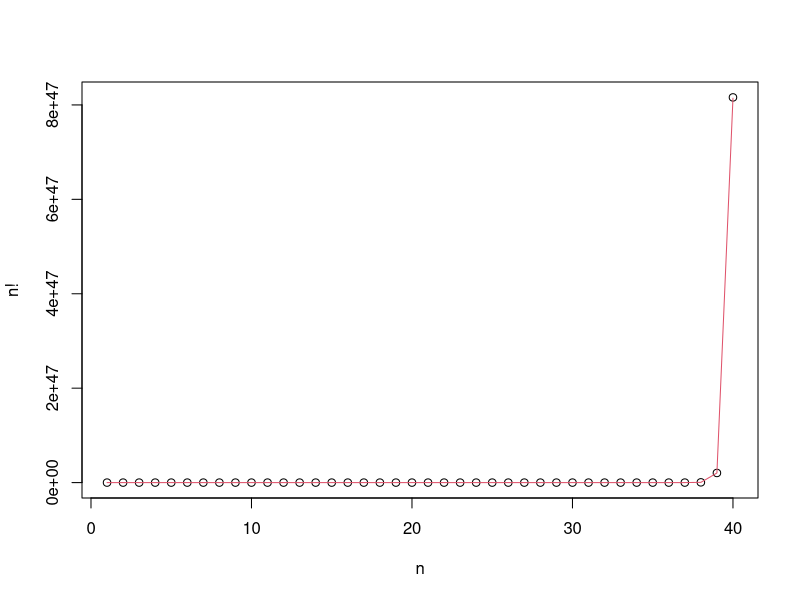
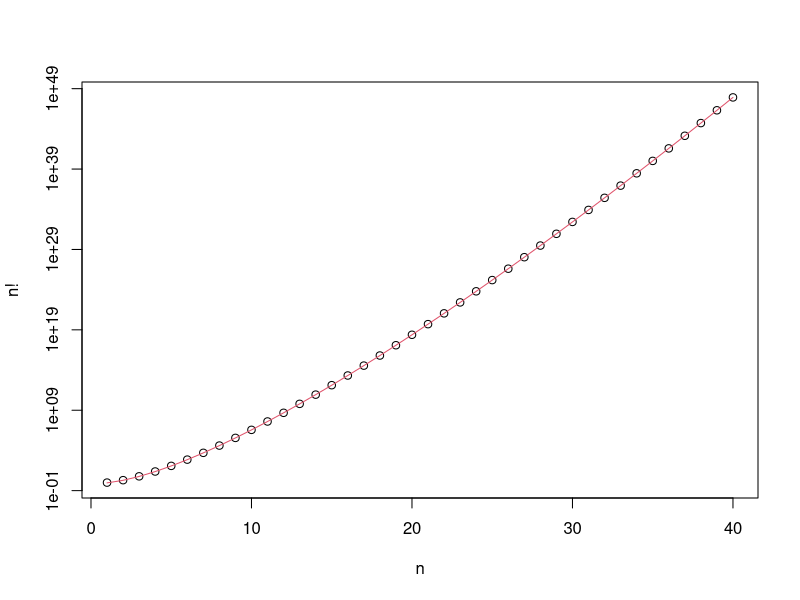

Write R code to recreate these figures, in order.
## R Tutorial
## Part 2: Simple operations and variable assignments

### Exercise 1.1 

## a)

a <- 1:10 # natural numbers 1, 2, ..., 10
b <- 10^(-(1:10)) # take 10 to the power of the vector -1, -2, ..., -10

## b)
d <- a * b

## c)
everyother <- seq(from = 1, to = 9, by = 2) # all 'uneven' indices
d[everyother] <-  0 # change 'd' at all uneven indices to 0

## d)
a+d # print



### Exercise 1.2

## a)

M <- matrix(1:9, ncol = 3) 

## b)

N <- M * M 

## c)

Ninv <- solve(N)

## d)

Ninv %*% N # should be diagonal matrix with entries 1 (which it is, up to rounding)



### Exercise 1.3

nvals <- 1:40 # {1, 2, ..., 40} for the x-axis
n_fact <- factorial(nvals) # apply factorial (!) to nvals componentwise
n_stirling <- sqrt(2*pi*nvals) * (nvals / exp(1))^nvals # Stirlings approx 

plot(nvals, n_fact, xlab = "n", ylab = "n!")
lines(nvals, n_stirling, col = 2)

## ... we don't see much! Let's change the 'y' axis to logarithmic spacing 
## (so exponential functions become lines)

plot(nvals, n_fact, xlab = "n", ylab = "n!", log = "y")
lines(nvals, n_stirling, col = 2)

## ... much better! 
